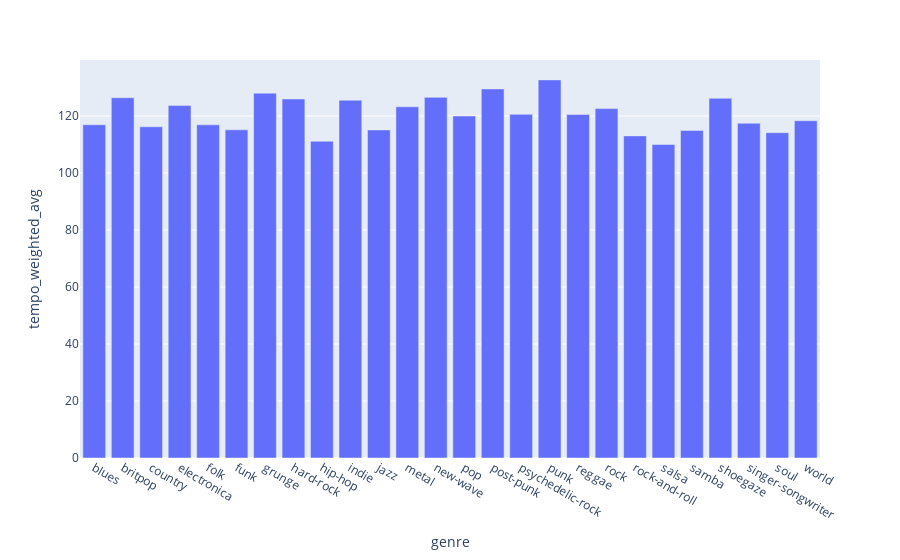

The code cell stored with this chart in its notebook:
### Code cell
fig = px.bar(genres_aggregated, x='genre', y='tempo_weighted_avg')
fig.show()

### Figure 1 — Plotly figure (JSON) as saved in the notebook; plotly's stock layout.template omitted (floating-point values rounded to 4 significant figures)
{"data": [{"alignmentgroup": "True", "hovertemplate": "genre=%{x}<br>tempo_weighted_avg=%{y}<extra></extra>", "legendgroup": "", "marker": {"color": "#636efa", "pattern": {"shape": ""}}, "name": "", "offsetgroup": "", "orientation": "v", "showlegend": false, "textposition": "auto", "type": "bar", "x": ["blues", "britpop", "country", "electronica", "folk", "funk", "grunge", "hard-rock", "hip-hop", "indie", "jazz", "metal", "new-wave", "pop", "post-punk", "psychedelic-rock", "punk", "reggae", "rock", "rock-and-roll", "salsa", "samba", "shoegaze", "singer-songwriter", "soul", "world"], "xaxis": "x", "y": [116.9, 126.4, 116.2, 123.6, 116.9, 115.1, 128.0, 126.0, 111.1, 125.5, 115.1, 123.2, 126.5, 120.0, 129.5, 120.6, 132.6, 120.5, 122.6, 113.0, 110.0, 114.9, 126.2, 117.4, 114.1, 118.3], "yaxis": "y"}], "layout": {"barmode": "relative", "legend": {"tracegroupgap": 0}, "margin": {"t": 60}, "xaxis": {"anchor": "y", "domain": [0, 1], "title": {"text": "genre"}}, "yaxis": {"anchor": "x", "domain": [0, 1], "title": {"text": "tempo_weighted_avg"}}}}
